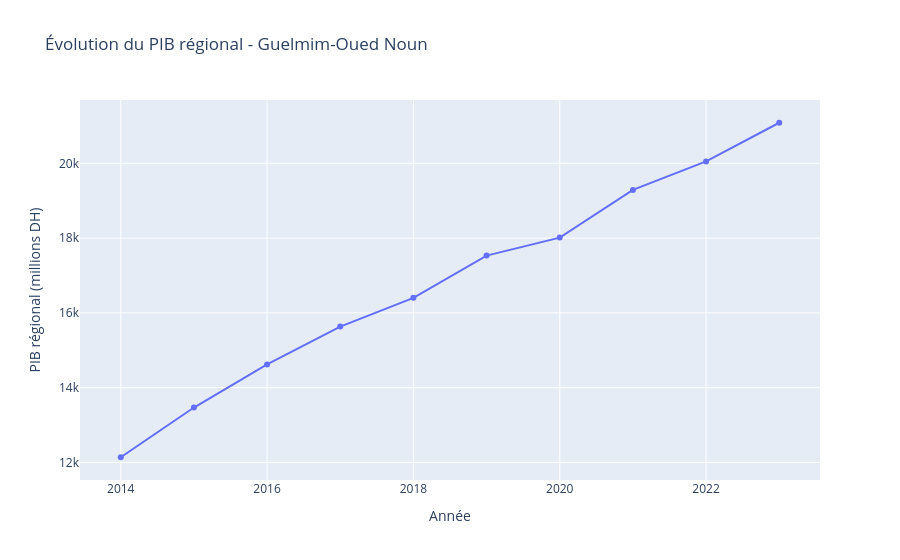
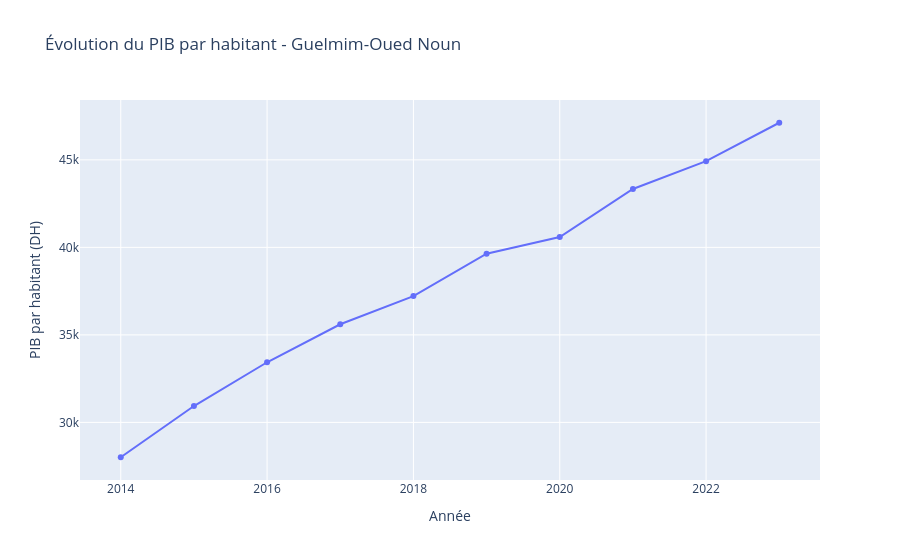
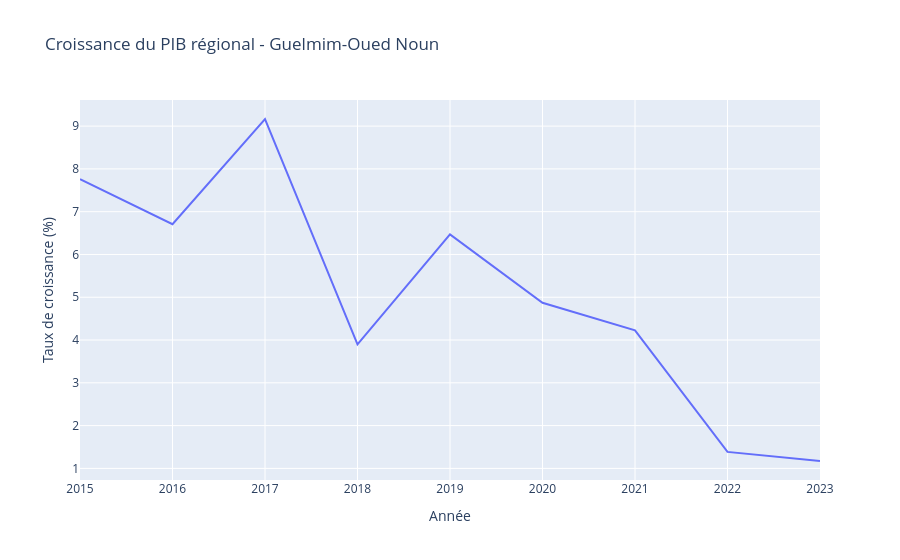
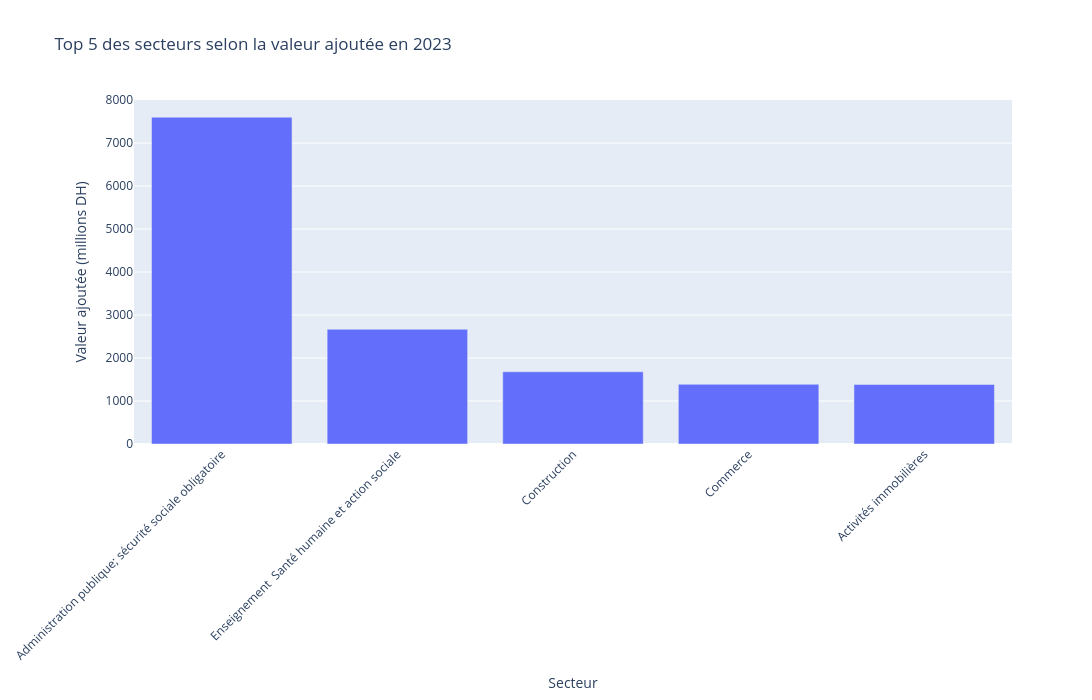

Notebook code for these charts, in order:
### Code cell
import pandas as pd
import plotly.express as px

# Charger les fichiers
pib = pd.read_csv(r"../data/PIBRegCour.csv", sep=";")
pib_hab = pd.read_csv(r"../data/PIBHabCour.csv", sep=";")
croissance = pd.read_csv(r"../data/croissancePIBReg.csv", sep=";")
va = pd.read_csv(r"../data/VACourReg10Guelmim-Oued_Noun.csv", sep=";")

# Nettoyage
for df in [pib, pib_hab, croissance, va]:
    df["Année"] = df["Année"].astype(int)
    df["Valeur"] = pd.to_numeric(df["Valeur"], errors="coerce")

# Résultats principaux
pib_2014 = pib.loc[pib["Année"] == 2014, "Valeur"].iloc[0]
pib_2023 = pib.loc[pib["Année"] == 2023, "Valeur"].iloc[0]
evolution_pib = (pib_2023 / pib_2014 - 1) * 100

pib_hab_2014 = pib_hab.loc[pib_hab["Année"] == 2014, "Valeur"].iloc[0]
pib_hab_2023 = pib_hab.loc[pib_hab["Année"] == 2023, "Valeur"].iloc[0]
evolution_pib_hab = (pib_hab_2023 / pib_hab_2014 - 1) * 100

croissance_moyenne = croissance["Valeur"].mean()

print("Analyse économique de Guelmim-Oued Noun")
print("---------------------------------------")
print(f"PIB régional 2014 : {pib_2014:.2f} millions DH")
print(f"PIB régional 2023 : {pib_2023:.2f} millions DH")
print(f"Évolution du PIB : {evolution_pib:.2f} %")
print(f"PIB par habitant 2014 : {pib_hab_2014:.2f} DH")
print(f"PIB par habitant 2023 : {pib_hab_2023:.2f} DH")
print(f"Évolution du PIB par habitant : {evolution_pib_hab:.2f} %")
print(f"Croissance moyenne du PIB : {croissance_moyenne:.2f} %")

# Top 5 secteurs en 2023
#top_secteurs = (
 #   va[va["Année"] == 2023]
  #  .sort_values("Valeur", ascending=False)
   # .head(5)
#)

secteurs_a_exclure = [
    "Produit intérieur brut de la région",
    "Total Valeur ajoutée au prix de base"
]

top_secteurs = (
    va[(va["Année"] == 2023) & (~va["Secteur"].isin(secteurs_a_exclure))]
    .sort_values("Valeur", ascending=False)
    .head(5)
)
# 1. PIB régional interactif
fig_pib = px.line(
    pib,
    x="Année",
    y="Valeur",
    markers=True,
    title="Évolution du PIB régional - Guelmim-Oued Noun",
    labels={"Valeur": "PIB régional (millions DH)"}
)
fig_pib.show()

# 2. PIB par habitant interactif
fig_pib_hab = px.line(
    pib_hab,
    x="Année",
    y="Valeur",
    markers=True,
    title="Évolution du PIB par habitant - Guelmim-Oued Noun",
    labels={"Valeur": "PIB par habitant (DH)"}
)
fig_pib_hab.show()

# 3. Croissance du PIB interactif
fig_croissance = px.line(
    croissance,
    x="Année",
    y="Valeur",
    title="Croissance du PIB régional - Guelmim-Oued Noun",
    labels={"Valeur": "Taux de croissance (%)"}
)
fig_croissance.show()

# 4. Top 5 secteurs interactif
fig_secteurs = px.bar(
    top_secteurs,
    x="Secteur",
    y="Valeur",
    title="Top 5 des secteurs selon la valeur ajoutée en 2023",
    labels={"Valeur": "Valeur ajoutée (millions DH)"}
)

fig_secteurs.update_layout(
    width=1200,   # largeur
    height=700,   # hauteur
    xaxis_tickangle=-45
)

fig_secteurs.show()

### Figure 1 — Plotly figure (JSON) as saved in the notebook; plotly's stock layout.template omitted (floating-point values rounded to 4 significant figures)
{"data": [{"hovertemplate": "Année=%{x}<br>PIB régional (millions DH)=%{y}<extra></extra>", "legendgroup": "", "line": {"color": "#636efa", "dash": "solid"}, "marker": {"symbol": "circle"}, "mode": "lines+markers", "name": "", "orientation": "v", "showlegend": false, "type": "scatter", "x": [2014, 2015, 2016, 2017, 2018, 2019, 2020, 2021, 2022, 2023], "xaxis": "x", "y": [12140.0, 13470.0, 14620.0, 15630.0, 16400.0, 17530.0, 18010.0, 19290.0, 20050.0, 21090.0], "yaxis": "y"}], "layout": {"legend": {"tracegroupgap": 0}, "title": {"text": "Évolution du PIB régional - Guelmim-Oued Noun"}, "xaxis": {"anchor": "y", "domain": [0.0, 1.0], "title": {"text": "Année"}}, "yaxis": {"anchor": "x", "domain": [0.0, 1.0], "title": {"text": "PIB régional (millions DH)"}}}}

### Figure 2 — Plotly figure (JSON) as saved in the notebook; plotly's stock layout.template omitted (floating-point values rounded to 4 significant figures)
{"data": [{"hovertemplate": "Année=%{x}<br>PIB par habitant (DH)=%{y}<extra></extra>", "legendgroup": "", "line": {"color": "#636efa", "dash": "solid"}, "marker": {"symbol": "circle"}, "mode": "lines+markers", "name": "", "orientation": "v", "showlegend": false, "type": "scatter", "x": [2014, 2015, 2016, 2017, 2018, 2019, 2020, 2021, 2022, 2023], "xaxis": "x", "y": [28010.0, 30930.0, 33440.0, 35610.0, 37220.0, 39640.0, 40590.0, 43340.0, 44920.0, 47120.0], "yaxis": "y"}], "layout": {"legend": {"tracegroupgap": 0}, "title": {"text": "Évolution du PIB par habitant - Guelmim-Oued Noun"}, "xaxis": {"anchor": "y", "domain": [0.0, 1.0], "title": {"text": "Année"}}, "yaxis": {"anchor": "x", "domain": [0.0, 1.0], "title": {"text": "PIB par habitant (DH)"}}}}

### Figure 3 — Plotly figure (JSON) as saved in the notebook; plotly's stock layout.template omitted (floating-point values rounded to 4 significant figures)
{"data": [{"hovertemplate": "Année=%{x}<br>Taux de croissance (%)=%{y}<extra></extra>", "legendgroup": "", "line": {"color": "#636efa", "dash": "solid"}, "marker": {"symbol": "circle"}, "mode": "lines", "name": "", "orientation": "v", "showlegend": false, "type": "scatter", "x": [2015, 2016, 2017, 2018, 2019, 2020, 2021, 2022, 2023], "xaxis": "x", "y": [7.758, 6.708, 9.166, 3.896, 6.47, 4.871, 4.226, 1.386, 1.173], "yaxis": "y"}], "layout": {"legend": {"tracegroupgap": 0}, "title": {"text": "Croissance du PIB régional - Guelmim-Oued Noun"}, "xaxis": {"anchor": "y", "domain": [0.0, 1.0], "title": {"text": "Année"}}, "yaxis": {"anchor": "x", "domain": [0.0, 1.0], "title": {"text": "Taux de croissance (%)"}}}}

### Figure 4 — Plotly figure (JSON) as saved in the notebook; plotly's stock layout.template omitted (floating-point values rounded to 4 significant figures)
{"data": [{"hovertemplate": "Secteur=%{x}<br>Valeur ajoutée (millions DH)=%{y}<extra></extra>", "legendgroup": "", "marker": {"color": "#636efa", "pattern": {"shape": ""}}, "name": "", "orientation": "v", "showlegend": false, "textposition": "auto", "type": "bar", "x": ["Administration publique; sécurité sociale obligatoire", "Enseignement  Santé humaine et action sociale", "Construction", "Commerce", "Activités immobilières"], "xaxis": "x", "y": [7601.0, 2668.0, 1681.0, 1388.0, 1385.0], "yaxis": "y"}], "layout": {"barmode": "relative", "height": 700, "legend": {"tracegroupgap": 0}, "title": {"text": "Top 5 des secteurs selon la valeur ajoutée en 2023"}, "width": 1200, "xaxis": {"anchor": "y", "domain": [0.0, 1.0], "tickangle": -45, "title": {"text": "Secteur"}}, "yaxis": {"anchor": "x", "domain": [0.0, 1.0], "title": {"text": "Valeur ajoutée (millions DH)"}}}}
